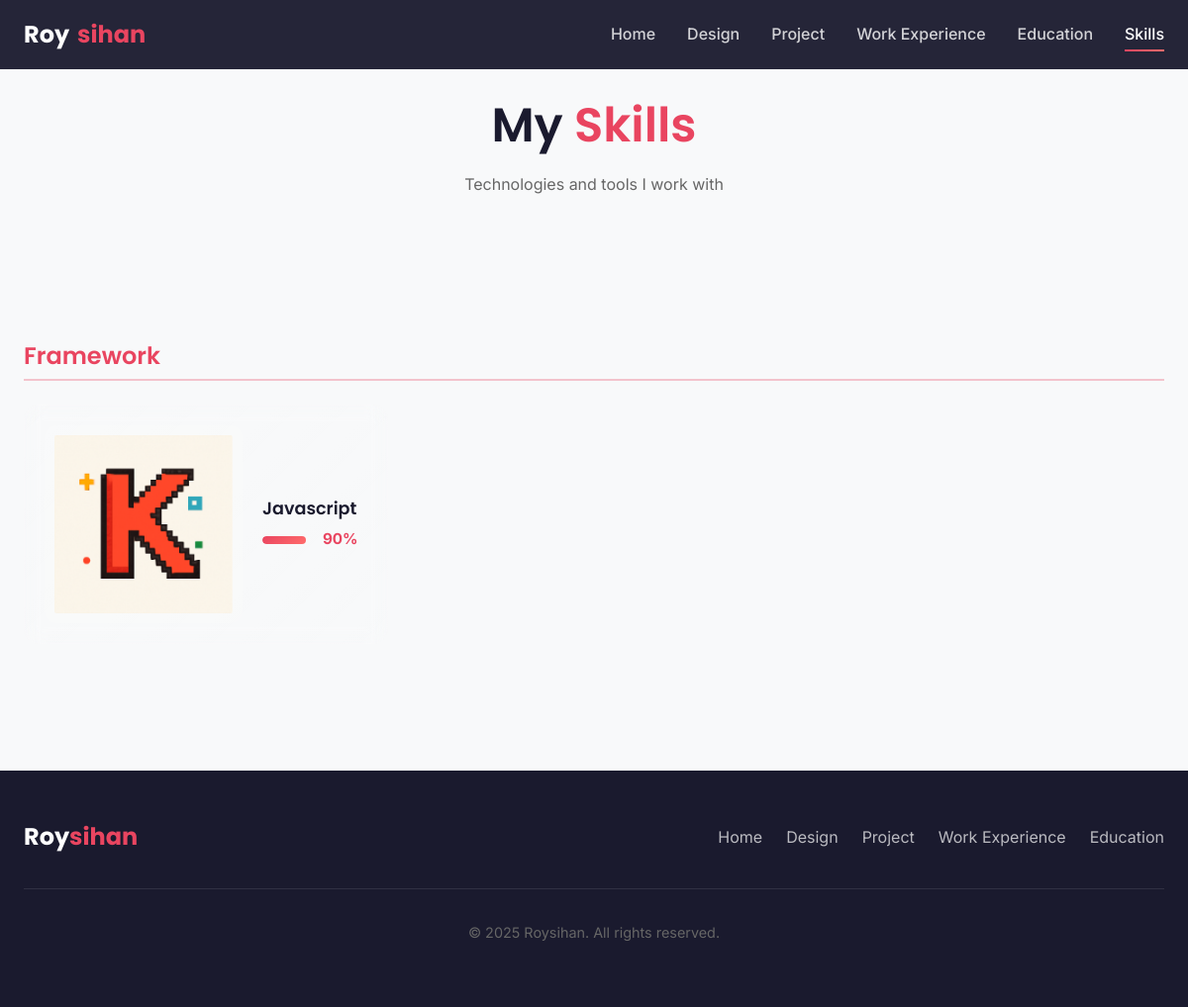
/pages/skills/index.php, run on the app's committed database.
### tables this page shows
CREATE TABLE IF NOT EXISTS skills (
    id INT AUTO_INCREMENT PRIMARY KEY,
    skill_name VARCHAR(255),
    skill_category VARCHAR(100),
    skill_level INT DEFAULT 80,
    skill_icon VARCHAR(255),
    icon_size INT DEFAULT 100,
    display_order INT DEFAULT 0
);

### pages/skills/index.php (the view, shortened to what this page needs)
<?php
require_once $_SERVER['DOCUMENT_ROOT'] . '/portofolio/config/connect.php';
try {
    $stmt = $pdo->query("SELECT * FROM skills ORDER BY skill_category, display_order ASC");
    $allSkills = $stmt->fetchAll();
    $skillsByCategory = [];
    foreach ($allSkills as $skill) {
        $category = $skill['skill_category'] ?: 'Other';
        if (!isset($skillsByCategory[$category])) {
            $skillsByCategory[$category] = [];
        }
        $skillsByCategory[$category][] = $skill;
    }
} catch (PDOException $e) {
    $skillsByCategory = [];
}
include $_SERVER['DOCUMENT_ROOT'] . '/portofolio/includes/header.php';
?>
<section class="section-hero">
    <div class="container">
        <h1>My <span class="text-accent">Skills</span></h1>
        <p>Technologies and tools I work with</p>
    </div>
</section>
<section class="section">
    <div class="container">
        <?php if (!empty($skillsByCategory)): ?>
            <?php foreach ($skillsByCategory as $category => $skills): ?>
                <div class="skill-category">
                    <h3 class="category-title"><?php echo htmlspecialchars($category); ?></h3>
                    <div class="skills-grid">
                        <?php foreach ($skills as $skill): ?>
                            <?php $iconSize = $skill['icon_size'] ?? 50; ?>
                            <div class="skill-card">
                                <?php if (!empty($skill['skill_icon'])): ?>
                                    <img src="/portofolio/assets/images/<?php echo htmlspecialchars($skill['skill_icon']); ?>"
                                         alt="<?php echo htmlspecialchars($skill['skill_name']); ?>"
                                         class="skill-icon"
                                         style="width: <?php echo $iconSize; ?>px; height: <?php echo $iconSize; ?>px;">
                                <?php else: ?>
                                    <div class="skill-icon-placeholder" style="width: <?php echo $iconSize; ?>px; height: <?php echo $iconSize; ?>px;">⚡</div>
                                <?php endif; ?>
                                <div class="skill-content">
                                    <h4><?php echo htmlspecialchars($skill['skill_name']); ?></h4>
                                    <div class="skill-progress">
                                        <div class="skill-bar">
                                            <div class="skill-fill" style="--level: <?php echo $skill['skill_level']; ?>%;"></div>
                                        </div>
                                        <span class="skill-percent"><?php echo $skill['skill_level']; ?>%</span>
                                    </div>
                                </div>
                            </div>
                        <?php endforeach; ?>
                    </div>
                </div>
            <?php endforeach; ?>
        <?php else: ?>
            <div class="empty-state">
                <p>No skills added yet.</p>
            </div>
        <?php endif; ?>
    </div>
</section>
<?php include $_SERVER['DOCUMENT_ROOT'] . '/portofolio/includes/footer.php'; ?>

### includes/header.php (shortened to what this page needs)
<?php
$currentPage = basename(dirname($_SERVER['PHP_SELF']));
$baseUrl = '/portofolio';
?>
<!DOCTYPE html>
<html lang="id">
<head>
    <link rel="stylesheet" href="<?php echo $baseUrl; ?>/assets/css/style.css">
</head>
<body>
    <nav class="navbar">
        <div class="container">
            <a href="<?php echo $baseUrl; ?>/" class="navbar-brand">
                Roy<span>sihan</span>
            </a>
            <ul class="nav-menu">
                <li>
                    <a href="<?php echo $baseUrl; ?>/pages/home/" class="nav-link <?php echo $currentPage === 'home' ? 'active' : ''; ?>">
                        Home
                    </a>
                </li>
                <li>
                    <a href="<?php echo $baseUrl; ?>/pages/design/" class="nav-link <?php echo $currentPage === 'design' ? 'active' : ''; ?>">
                        Design
                    </a>
                </li>
                <li>
                    <a href="<?php echo $baseUrl; ?>/pages/project/" class="nav-link <?php echo $currentPage === 'project' ? 'active' : ''; ?>">
                        Project
                    </a>
                </li>
                <li>
                    <a href="<?php echo $baseUrl; ?>/pages/work_experience/" class="nav-link <?php echo $currentPage === 'work_experience' ? 'active' : ''; ?>">
                        Work Experience
                    </a>
                </li>
                <li>
                    <a href="<?php echo $baseUrl; ?>/pages/education/" class="nav-link <?php echo $currentPage === 'education' ? 'active' : ''; ?>">
                        Education
                    </a>
                </li>
                <li>
                    <a href="<?php echo $baseUrl; ?>/pages/skills/" class="nav-link <?php echo $currentPage === 'skills' ? 'active' : ''; ?>">
                        Skills
                    </a>
                </li>
            </ul>
        </div>
    </nav>

### includes/footer.php (shortened to what this page needs)
    <footer class="footer">
        <div class="container">
            <div class="footer-content">
                <div class="footer-logo">
                    Roy<span>sihan</span>
                </div>
                <div class="footer-links">
                    <a href="<?php echo $baseUrl; ?>/pages/home/">Home</a>
                    <a href="<?php echo $baseUrl; ?>/pages/design/">Design</a>
                    <a href="<?php echo $baseUrl; ?>/pages/project/">Project</a>
                    <a href="<?php echo $baseUrl; ?>/pages/work_experience/">Work Experience</a>
                    <a href="<?php echo $baseUrl; ?>/pages/education/">Education</a>
                </div>
            </div>
            <div class="footer-bottom">
                <p>&copy; <?php echo date('Y'); ?> Roysihan. All rights reserved.</p>
            </div>
        </div>
    </footer>
</body>
</html>

### assets/css/style.css (style rules this page uses)
:root { --primary: #1a1a2e; --secondary: #16213e; --accent: #e94560; --accent-light: #ff6b6b; --light: #f8f9fa; --dark: #0f0f1a; --text-primary: #333333; --text-secondary: #666666; --text-light: #999999; --white: #ffffff; --border: rgba(255, 255, 255, 0.1); --gradient-primary: linear-gradient(135deg, #1a1a2e 0%, #16213e 100%); --gradient-accent: linear-gradient(135deg, #e94560 0%, #ff6b6b 100%); --gradient-dark: linear-gradient(180deg, #0f0f1a 0%, #1a1a2e 100%); --font-heading: 'Poppins', sans-serif; --font-body: 'Inter', sans-serif; --spacing-xs: 0.5rem; --spacing-sm: 1rem; --spacing-md: 1.5rem; --spacing-lg: 2rem; --spacing-xl: 3rem; --spacing-xxl: 5rem; --radius-sm: 8px; --radius-md: 12px; --radius-lg: 20px; --radius-full: 50%; --shadow-sm: 0 2px 10px rgba(0, 0, 0, 0.1); --shadow-md: 0 4px 20px rgba(0, 0, 0, 0.15); --shadow-lg: 0 10px 40px rgba(0, 0, 0, 0.2); --shadow-accent: 0 4px 20px rgba(233, 69, 96, 0.3); --transition-fast: 0.2s ease; --transition-normal: 0.3s ease; --transition-slow: 0.5s ease; }
*, *::before, *::after { margin: 0; padding: 0; box-sizing: border-box; }
html { scroll-behavior: smooth; }
body { font-family: var(--font-body); font-size: 16px; line-height: 1.6; color: var(--text-primary); background: var(--light); overflow-x: hidden; }
a { text-decoration: none; color: inherit; transition: var(--transition-fast); }
ul, ol { list-style: none; }
img { max-width: 100%; height: auto; display: block; }
h1, h2, h3, h4, h5, h6 { font-family: var(--font-heading); font-weight: 600; line-height: 1.3; color: var(--primary); }
h1 { font-size: clamp(2.5rem, 5vw, 4rem); }
h3 { font-size: clamp(1.5rem, 3vw, 2rem); }
h4 { font-size: clamp(1.25rem, 2.5vw, 1.5rem); }
p { margin-bottom: var(--spacing-sm); color: var(--text-secondary); }
.container { max-width: 1200px; margin: 0 auto; padding: 0 var(--spacing-md); }
.section { padding: var(--spacing-xxl) 0; }
.text-accent { color: var(--accent); }
.navbar { position: fixed; top: 0; left: 0; right: 0; z-index: 1000; background: rgba(26, 26, 46, 0.95); backdrop-filter: blur(10px); padding: var(--spacing-sm) 0; transition: var(--transition-normal); }
.navbar .container { display: flex; justify-content: space-between; align-items: center; }
.navbar-brand { font-family: var(--font-heading); font-size: 1.5rem; font-weight: 700; color: var(--white); display: flex; align-items: center; gap: var(--spacing-xs); }
.navbar-brand span { color: var(--accent); }
.nav-menu { display: flex; gap: var(--spacing-lg); }
.nav-link { color: rgba(255, 255, 255, 0.8); font-weight: 500; padding: var(--spacing-xs) 0; position: relative; }
.nav-link::after { content: ''; position: absolute; bottom: 0; left: 0; width: 0; height: 2px; background: var(--gradient-accent); transition: var(--transition-normal); }
.nav-link:hover, .nav-link.active { color: var(--white); }
.nav-link:hover::after, .nav-link.active::after { width: 100%; }
.footer { background: var(--primary); color: var(--white); padding: var(--spacing-xl) 0; }
.footer-content { display: flex; justify-content: space-between; align-items: center; }
.footer-logo { font-family: var(--font-heading); font-size: 1.5rem; font-weight: 700; }
.footer-logo span { color: var(--accent); }
.footer-links { display: flex; gap: var(--spacing-md); }
.footer-links a { color: rgba(255, 255, 255, 0.7); }
.footer-bottom { margin-top: var(--spacing-lg); padding-top: var(--spacing-lg); border-top: 1px solid rgba(255, 255, 255, 0.1); text-align: center; color: rgba(255, 255, 255, 0.5); font-size: 0.9rem; }

### data on the page
skills: skill_category "Framework", skill_icon (picture), skill_name "Javascript", skill_level "90"
